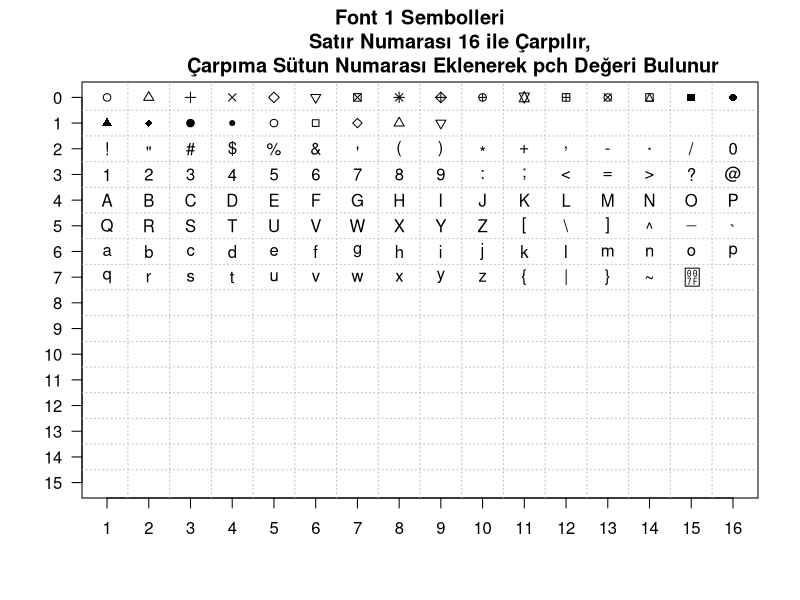
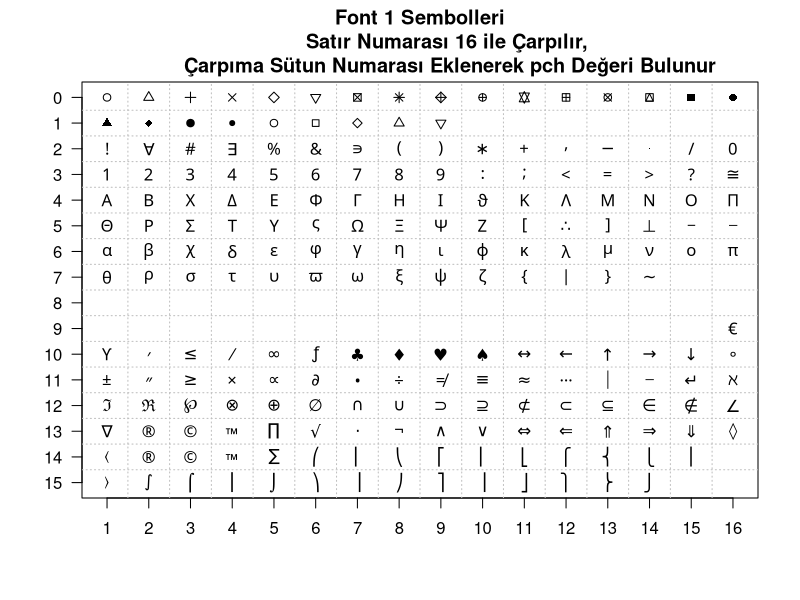

Reproduce these figures in R, in order.

par(font=1, las=1) 
plot(0:15, 0:15, type="n", xaxt="n", yaxt="n", ylim=c(15,0), xlab="", ylab="",
     main="Font 1 Sembolleri
           Satır Numarası 16 ile Çarpılır, 
           Çarpıma Sütun Numarası Eklenerek pch Değeri Bulunur") 
axis(BOTTOM<-1, at=0:15, 1:16) 
axis(LEFT<-2, at=0:15) 
abline(v=0.5+0:14, h=0.5+0:14, col="grey", lty="dotted") 
 
# Her bir hücredeki değeri 16*(satirno)+(sütunno)
for(i in 0:255){ 
  x <- i%%16; 
  y <- i%/%16; 
  points(x, y, pch=i+1) 
} 

par(font=5, las=1) 
plot(0:15, 0:15, type="n", xaxt="n", yaxt="n", ylim=c(15,0), xlab="", ylab="",
     main="Font 1 Sembolleri
          Satır Numarası 16 ile Çarpılır, 
          Çarpıma Sütun Numarası Eklenerek pch Değeri Bulunur") 
axis(BOTTOM<-1, at=0:15, 1:16) 
axis(LEFT<-2, at=0:15) 
abline(v=0.5+0:14, h=0.5+0:14, col="grey", lty="dotted") 
 
# pch index of any cell is 16*row+column 
for(i in 0:255){ 
  x <- i %%16; 
  y <- i %/% 16; 
  points(x, y, pch=i+1) 
} 
